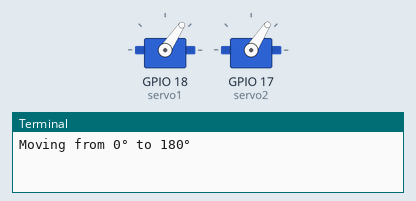
A program run on a simulated Raspberry Pi (BCM pin numbers). Shown: 2 × servo, the last lines printed to the terminal. Servo angles are drawn from the pulse width (0.5 ms = 0°, 2.5 ms = 180°).

Above: at 0.05 s.
At 0.25 s:
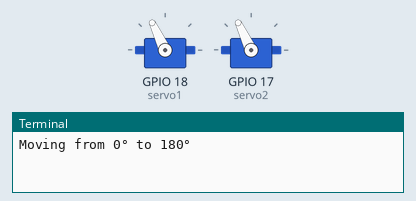
At 0.75 s:
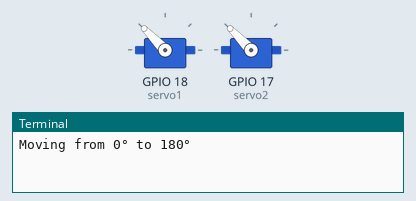
At 1.5 s:
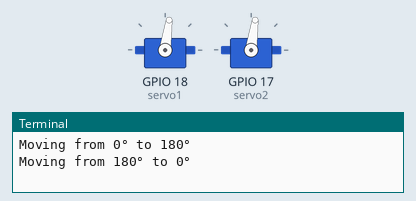
Timing chart, 0 to 6.0 s (numbered marks = the images above):
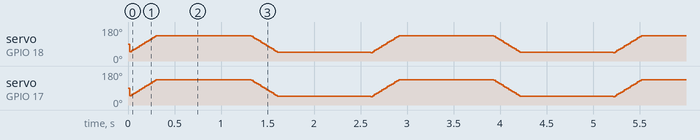

The program:

test.py
```python
from gpiozero import Servo
from gpiozero.pins.pigpio import PiGPIOFactory
from time import sleep

factory = PiGPIOFactory()
servo1 = Servo(18, pin_factory=factory)
servo2 = Servo(17, pin_factory=factory)

def move_servo(from_pos, to_pos, step=0.05, delay=0.02):
    if from_pos < to_pos:
        pos = from_pos
        while pos <= to_pos:
            servo1.value = pos
            servo2.value = pos
            sleep(delay)
            pos += step
    else:
        pos = from_pos
        while pos >= to_pos:
            servo1.value = pos
            servo2.value = pos
            sleep(delay)
            pos -= step

try:
    while True:
        print("Moving from 0° to 180°")
        move_servo(-1, 1, step=0.02, delay=0.003)  # slower move
        sleep(1)
        print("Moving from 180° to 0°")
        move_servo(1, -1, step=0.02, delay=0.003)
        sleep(1)

except KeyboardInterrupt:
    servo.value = None
    print("Servo control stopped.")
```
